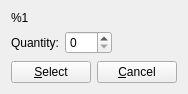
<?xml version="1.0" encoding="UTF-8"?>
<ui version="4.0">
 <class>component_select</class>
 <widget class="QWidget" name="component_select">
  <property name="geometry">
   <rect>
    <x>0</x>
    <y>0</y>
    <width>183</width>
    <height>94</height>
   </rect>
  </property>
  <property name="windowTitle">
   <string>Edit required component</string>
  </property>
  <property name="windowIcon">
   <iconset resource="../configurator.qrc">
    <normaloff>:/images/building.png</normaloff>:/images/building.png</iconset>
  </property>
  <property name="action" stdset="0">
   <string>RecipeComponentEdit component { id={main.configID}; quantity {{main.quantity}} }</string>
  </property>
  <property name="answer" stdset="0">
   <string>RecipeComponentEdit component { id={?}; quantity {{quantity}} }</string>
  </property>
  <layout class="QGridLayout" name="gridLayout">
   <item row="2" column="0">
    <layout class="QHBoxLayout" name="horizontalLayout">
     <item>
      <widget class="QPushButton" name="select">
       <property name="text">
        <string>&amp;Select</string>
       </property>
       <property name="form" stdset="0">
        <string>_CLOSE_</string>
       </property>
       <property name="datasignal:clicked" stdset="0">
        <string>edit_component_required</string>
       </property>
      </widget>
     </item>
     <item>
      <widget class="QPushButton" name="cancel">
       <property name="text">
        <string>&amp;Cancel</string>
       </property>
       <property name="form" stdset="0">
        <string notr="true">_CLOSE_</string>
       </property>
      </widget>
     </item>
    </layout>
   </item>
   <item row="0" column="0">
    <layout class="QFormLayout" name="formLayout">
     <item row="1" column="0">
      <widget class="QLabel" name="label">
       <property name="text">
        <string>Quantity:</string>
       </property>
       <property name="buddy">
        <cstring>quantity</cstring>
       </property>
      </widget>
     </item>
     <item row="1" column="1">
      <layout class="QHBoxLayout" name="horizontalLayout_7">
       <item>
        <widget class="QSpinBox" name="quantity">
         <property name="maximum">
          <number>999</number>
         </property>
        </widget>
       </item>
       <item>
        <spacer name="horizontalSpacer_4">
         <property name="orientation">
          <enum>Qt::Horizontal</enum>
         </property>
         <property name="sizeHint" stdset="0">
          <size>
           <width>40</width>
           <height>20</height>
          </size>
         </property>
        </spacer>
       </item>
      </layout>
     </item>
     <item row="0" column="0" colspan="2">
      <widget class="QLabel" name="component">
       <property name="text">
        <string>%1</string>
       </property>
       <property name="action" stdset="0">
        <string>ComponentRequest component {id={main.configID}}</string>
       </property>
       <property name="answer" stdset="0">
        <string>Component component {id={?}; code {{?}}; name{{1}}; category{id={?}; {?}}; manufacturer{id={?}; {?}}; mfgCode{{?}}; webPage{{?}}; price{{?}}; description{{?}}; features_required{ComponentFeature[] {id={?}; name{{?}}; minQuantity{{?}}; maxQuantity{{?}} } }; features_provided{ComponentFeature[] {id={?}; name{{?}}; minQuantity{{?}}; maxQuantity{{?}} } } }</string>
       </property>
      </widget>
     </item>
    </layout>
   </item>
  </layout>
 </widget>
 <tabstops>
  <tabstop>quantity</tabstop>
  <tabstop>select</tabstop>
  <tabstop>cancel</tabstop>
 </tabstops>
 <resources>
  <include location="../configurator.qrc"/>
 </resources>
 <connections/>
</ui>
